Frame 1 (no input): blank canvas, image omitted
Frame 60 (no input): blank canvas, image omitted
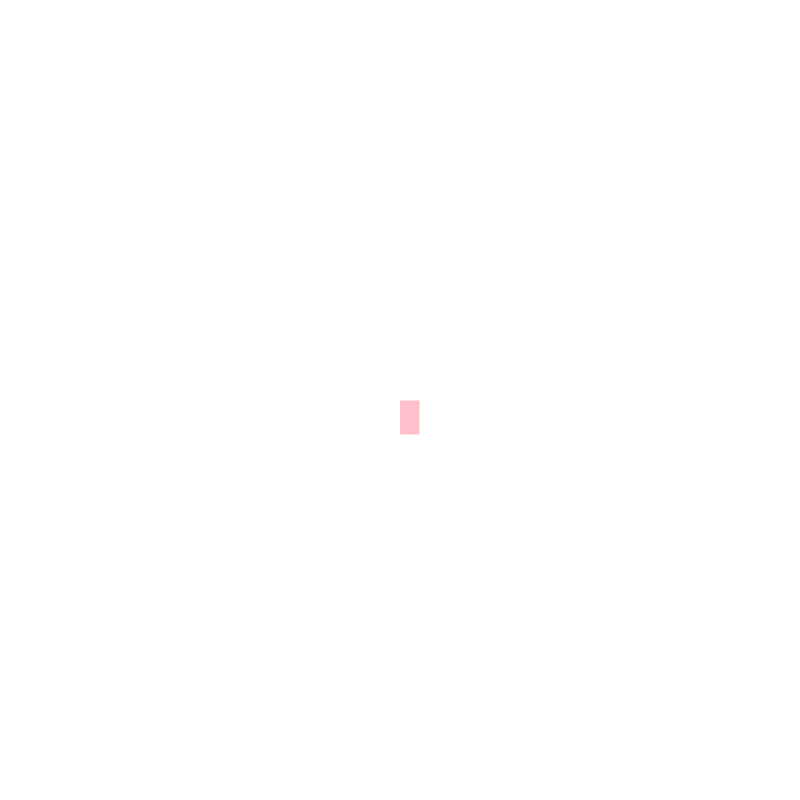
Frame 120 (the mouse pressed at the canvas centre since frame 60)

The p5.js sketch whose frames 1 and 60 were blank and that drew this single picture after the mouse press (run headless with seeded random() and noise() and a simulated clock; from frame 60 on, the mouse is pressed at the canvas centre):

// p5.js sketch
// ── sketch.js
function setup() {
    createCanvas(800, 800);
    background("white")
  }
  
  function draw() {
    stroke("orenge");
    fill("pink");
    
    
    if (mouseIsPressed) {
      rect(mouseX, mouseY, 20, 35);
    }
  }
  
